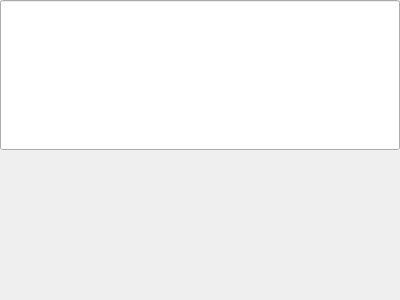
<?xml version="1.0" encoding="UTF-8"?>
<ui version="4.0">
 <class>LineEdit</class>
 <widget class="QWidget" name="LineEdit">
  <property name="geometry">
   <rect>
    <x>0</x>
    <y>0</y>
    <width>400</width>
    <height>300</height>
   </rect>
  </property>
  <property name="sizePolicy">
   <sizepolicy hsizetype="Maximum" vsizetype="Maximum">
    <horstretch>0</horstretch>
    <verstretch>0</verstretch>
   </sizepolicy>
  </property>
  <property name="minimumSize">
   <size>
    <width>0</width>
    <height>0</height>
   </size>
  </property>
  <property name="focusPolicy">
   <enum>Qt::TabFocus</enum>
  </property>
  <property name="windowTitle">
   <string>LineEdit</string>
  </property>
  <layout class="QVBoxLayout" name="verticalLayout">
   <property name="spacing">
    <number>0</number>
   </property>
   <property name="leftMargin">
    <number>0</number>
   </property>
   <property name="topMargin">
    <number>0</number>
   </property>
   <property name="rightMargin">
    <number>0</number>
   </property>
   <property name="bottomMargin">
    <number>0</number>
   </property>
   <item>
    <widget class="QLineEdit" name="lineEdit">
     <property name="sizePolicy">
      <sizepolicy hsizetype="Expanding" vsizetype="Preferred">
       <horstretch>0</horstretch>
       <verstretch>0</verstretch>
      </sizepolicy>
     </property>
     <property name="minimumSize">
      <size>
       <width>0</width>
       <height>36</height>
      </size>
     </property>
    </widget>
   </item>
   <item>
    <widget class="QLabel" name="error">
     <property name="sizePolicy">
      <sizepolicy hsizetype="Minimum" vsizetype="Preferred">
       <horstretch>0</horstretch>
       <verstretch>0</verstretch>
      </sizepolicy>
     </property>
     <property name="minimumSize">
      <size>
       <width>0</width>
       <height>20</height>
      </size>
     </property>
     <property name="text">
      <string/>
     </property>
    </widget>
   </item>
  </layout>
 </widget>
 <resources/>
 <connections/>
</ui>
